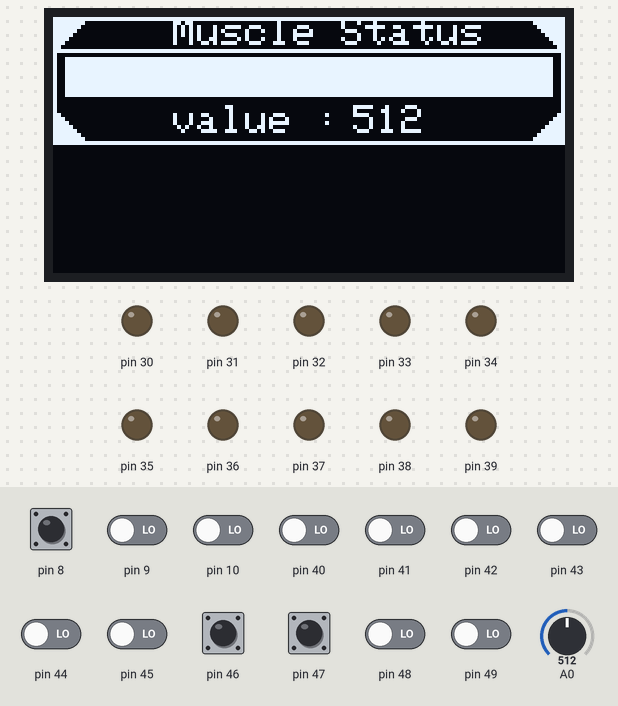
Bench run of a sketch on a simulated Arduino Mega 2560, built with avr-gcc and run on an emulated ATmega2560. Shown: 128×64 one-colour display, output pins drawn as LEDs (lit = HIGH). The inputs (shaded band) are chosen by the test bench; at power-on: pin 46, pin 47 HIGH, pin 8–10, pin 40–45, pin 48, pin 49 LOW, A0 = 512. What the sketch prints to the serial monitor is not drawn.

Above: at 4.7 s.
4.8 s: A0 set to 716
At 5.3 s:
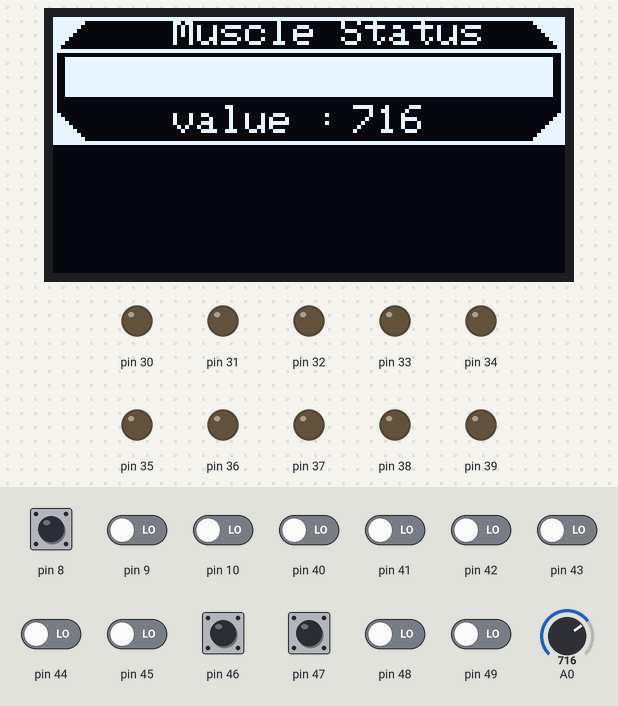
6.3 s: pin 8 driven HIGH
At 7.5 s:
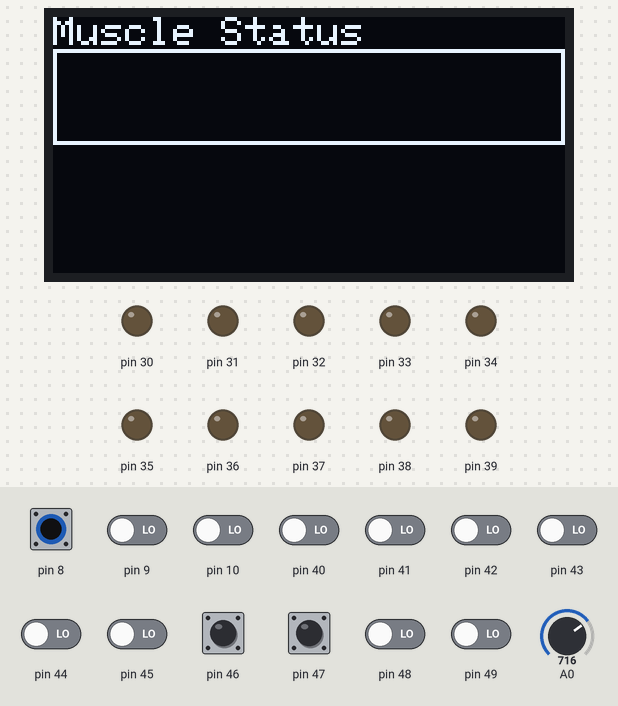
7.8 s: pin 8 pulsed LOW 5 times (0.12 s each, 0.3 s apart)
At 9.8 s:
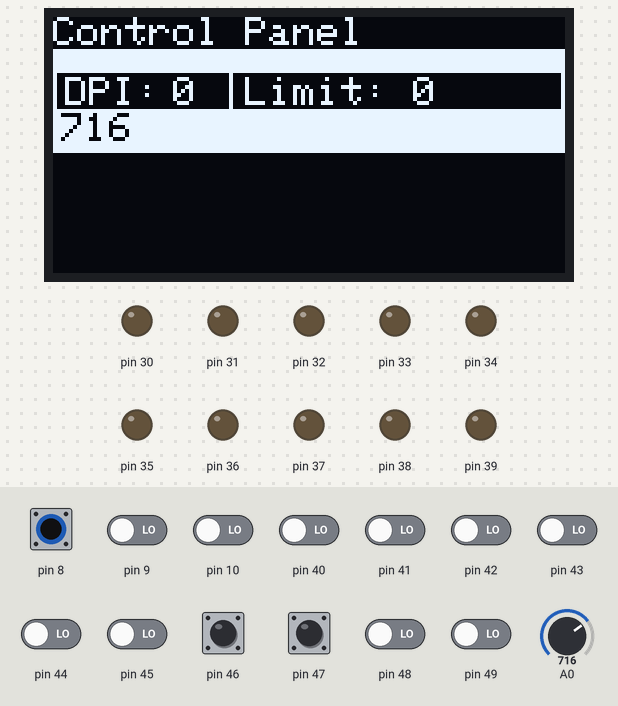
10.8 s: pin 9 driven HIGH
12.3 s: A0 set to 900
At 13.5 s:
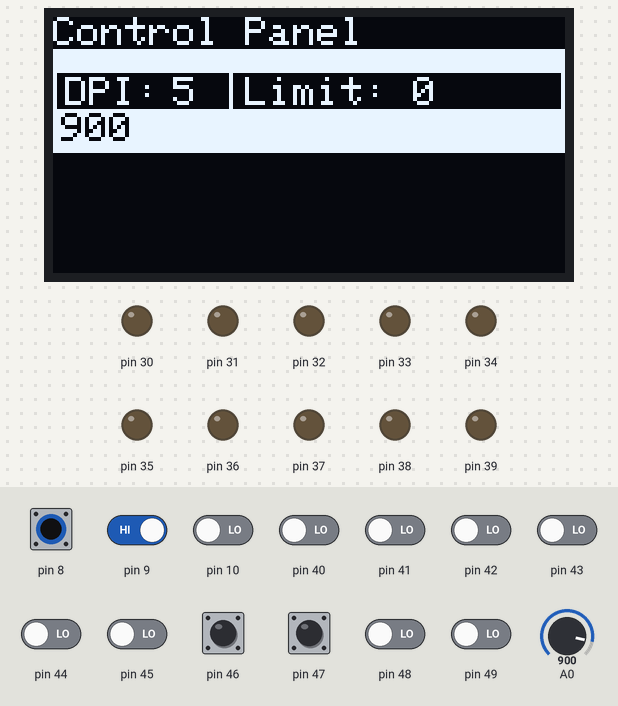
13.8 s: pin 10 driven HIGH
Timing chart, 0 to 16.3 s (numbered marks = the images above; inputs shaded):
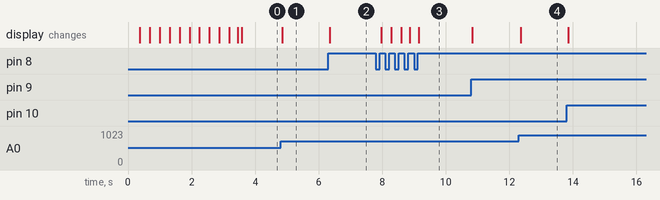

The sketch:

final.01.ino
```cpp
#include <SPI.h>
#include <Wire.h>
#include <Adafruit_GFX.h>
#include <Adafruit_SSD1306.h>
#include "intro.h"
#include "mode.h"

#define OLED_MOSI  4
#define OLED_CLK   5
#define OLED_DC    2
#define OLED_CS    0
#define OLED_RESET 3

int mode = 0;
int valbtn2 = 0;
int valbtn3 = 0;
int st1 = 0;
int st2 = 0;
int st3 = 0;
int st4 = 0;
int btn1;
int btn2;
int btn3;

int a1;
int a2;
int a3;
int a4;
int a5;
int a6;
int a7;
int a8;
int a9;
int a10;

int musval;
int musvaldisplay;
int dpi = 0;
int vallimit = 0;
int detect_01;
byte va[3];

Adafruit_SSD1306 display(OLED_MOSI, OLED_CLK, OLED_DC, OLED_RESET, OLED_CS);

void setup()
{
  Serial.begin(9600);
  pinMode(30,OUTPUT);
  pinMode(31,OUTPUT);
  pinMode(32,OUTPUT);
  pinMode(33,OUTPUT);
  pinMode(34,OUTPUT);
  pinMode(35,OUTPUT);
  pinMode(36,OUTPUT);
  pinMode(37,OUTPUT);
  pinMode(38,OUTPUT);
  pinMode(39,OUTPUT);

  pinMode(41,INPUT);
  pinMode(40,INPUT);
  pinMode(42,INPUT);
  pinMode(43,INPUT);
  pinMode(44,INPUT);
  pinMode(45,INPUT);
  pinMode(46,INPUT);
  pinMode(47,INPUT);
  pinMode(48,INPUT);
  pinMode(49,INPUT);

  display.begin(SSD1306_SWITCHCAPVCC);
  display.clearDisplay();
  begining();
  display.display();
  delay(100);

}
void loop()
{
  btn1 = digitalRead(8);
  btn2 = digitalRead(9);
  btn3 = digitalRead(10);

  a1 = digitalRead(40);
  a2 = digitalRead(41);
  a3 = digitalRead(42);
  a4 = digitalRead(43);
  a5 = digitalRead(44);
  a6 = digitalRead(45);
  a7 = digitalRead(46);
  a8 = digitalRead(47);
  a9 = digitalRead(48);
  a10 = digitalRead(49);

  if(btn1 == 1 and st1 ==0) {mode++;  st1 = 1;}
  if(btn1 == 1 and st1 ==1) {mode = mode; st1 = 1;}
  if(btn1 == 0 and st1 ==1) {mode = mode; st1 = 0;}
  if(mode == 4){mode = 0;}

  if(mode == 0) slicebar();
  if(mode == 1) linechart();
  if(mode == 2) controlpanel();
  if(mode == 3) test();


  Serial.println(mode);
//
//  Serial.print(btn1);
//  Serial.print(btn2);
//  Serial.print(btn3);
//  Serial.print(" ");
//  Serial.print(a1);
//  Serial.print(" ");
//  Serial.print(a2);
//  Serial.print(" ");
//  Serial.print(a3);
//  Serial.print(" ");
//  Serial.print(a4);
//  Serial.print(" ");
//  Serial.print(a5);
//  Serial.print(" ");
//  Serial.print(a6);
//  Serial.print(" ");
//  Serial.print(a7);
//  Serial.print(" ");
//  Serial.print(a8);
//  Serial.print(" ");
//  Serial.print(a9);
//  Serial.print(" ");
//  Serial.println(a10);

}
void begining()
{
  display.clearDisplay();
  display.drawBitmap(0,8,intro1,128,32,WHITE);
  display.drawRect(0,0,128,8,WHITE);
  display.display();
  for(int i = 0;i<=128;i++) { display.fillRect(0,0,i,8,WHITE);  display.display(); }
}
void slicebar()
{
  musval = analogRead(A0);
  musvaldisplay = map(musval, 1023, 0, 700, 0);
  if(musvaldisplay > 122) musvaldisplay = 122;
  display.clearDisplay();
  display.drawBitmap(0,0,mode01,128,32,WHITE);
  display.drawRect(0,8,128,24,WHITE);
  display.drawRect(4,10,120,10,WHITE);
  display.setCursor(30,0);
  display.setTextSize(1);
  display.setTextColor(WHITE);
  display.print("Muscle Status");
  display.fillRect(3,10,musvaldisplay,10,WHITE);
  definetext(75,22,1,WHITE);
  display.print(musval);
  definetext(30,22,1,WHITE);
  display.print("value : ");
  display.display();
}
void linechart()
{
  display.clearDisplay();
  display.drawRect(0,8,128,24,WHITE);
  display.setCursor(0,0);
  display.setTextColor(WHITE);
  display.setTextSize(1);
  display.print("Muscle Status");
  display.display();
}
void controlpanel()
{
  musval = analogRead(A0);
  if(btn2 == 1 and st2 ==0) {dpi = dpi + 5;  st2 = 1;}
  if(btn2 == 1 and st2 ==1) {dpi = dpi; st2 = 1;}
  if(btn2 == 0 and st2 ==1) {dpi = dpi; st2 = 0;}

  if(btn3 == 1 and st3 ==0) {vallimit = dpi + musval;  st3 = 1;}
  if(btn3 == 1 and st3 ==1) {vallimit = vallimit; st3 = 1;}
  if(btn3 == 0 and st3 ==1) {vallimit = vallimit; st3 = 0;}

  if(btn2 == 1 and btn3 ==1) {vallimit = 0; dpi = 0;}

  musvaldisplay = map(musval, 1023, 0, 700, 0);
  display.clearDisplay();
  display.setCursor(0,0);
  display.setTextColor(WHITE);
  display.setTextSize(1);
  display.print("Control Panel");
  display.drawRect(0,8,128,16,WHITE);
  display.drawRect(0,23,128,9,WHITE);
  display.fillRect(0,8,128,6,WHITE);
  display.drawRect(0,11,45,13,WHITE);
  display.fillRect(0,23,(musvaldisplay+30),11,WHITE);
  definetext(2,24,1,BLACK);
  display.print(musval);
  definetext(3,15,1,WHITE);
  display.print("DPI: ");
  definetext(30,15,1,WHITE);
  display.print(dpi);
  definetext(48,15,1,WHITE);
  display.print("Limit:");
  definetext(90,15,1,WHITE);
  display.print(vallimit);

  if(musval >= vallimit)
  {
    if (vallimit == 0)  {va[0] = 0; }
    else { va[0] = 1;  display.fillRect(100,0,11,8,WHITE);}
  }
  else { va[0] = 0; }
  display.display();
}
void test()
{
  display.clearDisplay();
  definetext(0,0,1,WHITE);
  display.print("Signal Testing >>");
  int btn2 = digitalRead(9);
  definetext(0,9,1,WHITE);
  display.print(btn2);
  va[1] = btn2;

  if(va[1]==0 and a7==0){moving(30,1,31,0);}
  if(va[1]==0 and a7==1){moving(30,0,31,0);}
  if(va[1]==1 and a8==0){moving(31,1,20,0);}
  if(va[1]==1 and a8==1){moving(31,0,20,0);}


  display.display();
}
void definetext(int cur1, int cur2, int textsize, char textcolor)
{
  display.setCursor(cur1, cur2);
  display.setTextSize(textsize);
  display.setTextColor(textcolor);
}
void moving(int pin1, int st1, int pin2, int st2)
{
  digitalWrite(pin1,st1); digitalWrite(pin2,st2);
}
```

Source omitted: intro.h (data table, 3108 bytes), mode.h (data table, 3109 bytes)

Measured:
- after the input at 4.8 s, the display: changes after 0.05 s (image 1)
- after the input at 6.3 s, the display: changes after 0.05 s (image 2)
- after the input at 7.8 s, the display: changes after 0.17 s (image 3)
- after the input at 12.3 s, the display: changes after 0.06 s (image 4)
